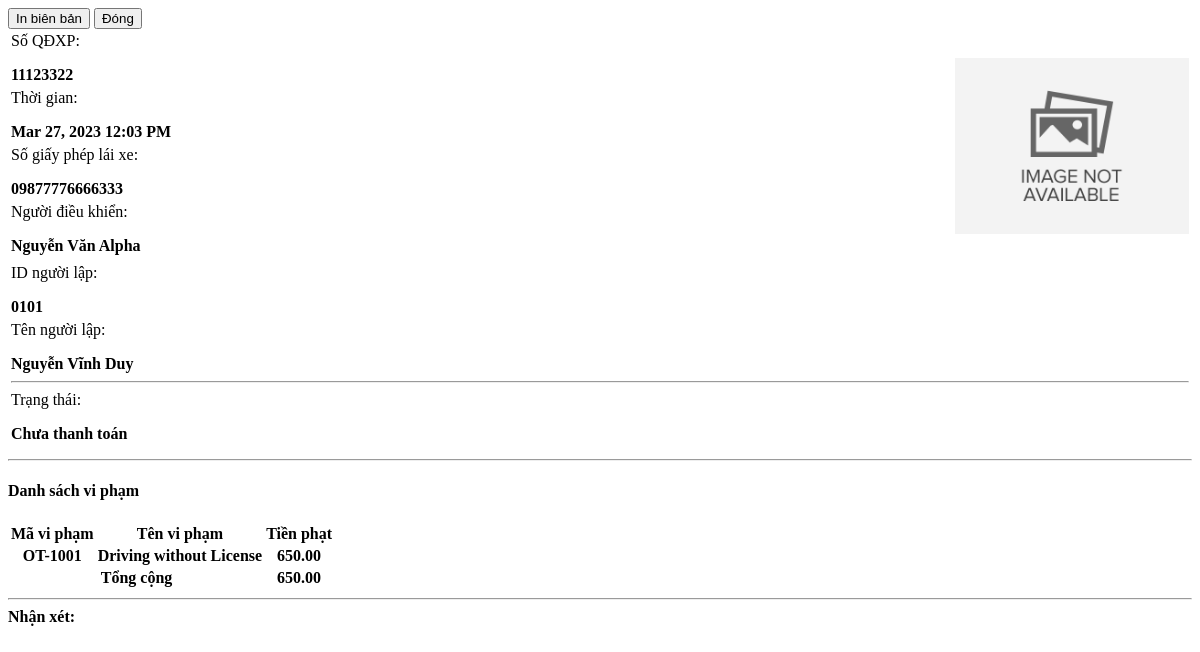
The page /admin/violations/view_details.php?id=4 on the database as committed earlier.
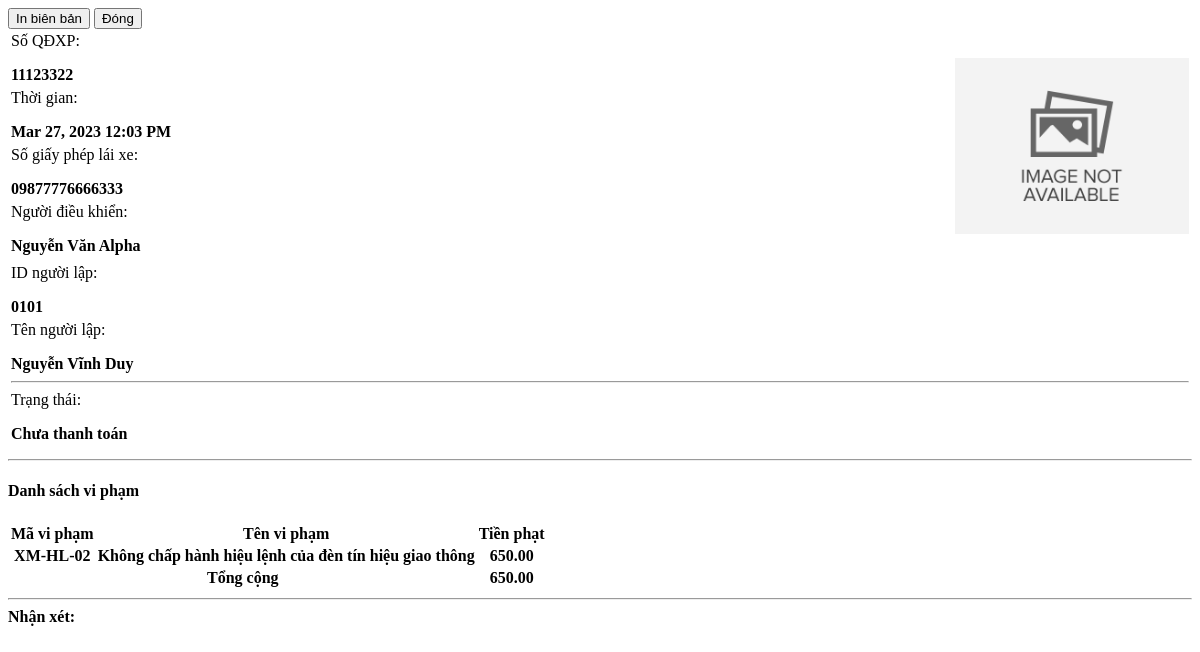
The same page on the database as committed later.
### tables this page shows
CREATE TABLE `violation_items` (
  `driver_violation_id` int(30) NOT NULL,
  `violation_id` int(30) DEFAULT NULL,
  `fine` float NOT NULL,
  `status` tinyint(1) NOT NULL DEFAULT 0 COMMENT '0=pending, 1=paid',
  `date_created` datetime NOT NULL DEFAULT current_timestamp()
);

CREATE TABLE `violations` (
  `id` int(30) NOT NULL,
  `code` varchar(50) NOT NULL,
  `name` text NOT NULL,
  `description` text NOT NULL,
  `fine` float NOT NULL,
  `status` tinyint(4) NOT NULL DEFAULT 1 COMMENT '0=Inactive, 1=Active',
  `date_created` datetime NOT NULL DEFAULT current_timestamp(),
  `date_updated` datetime DEFAULT NULL ON UPDATE current_timestamp()
);

### classes/DBConnection.php (called while the page is built, shortened)
<?php
class DBConnection{
    private $host = DB_SERVER;
    private $username = DB_USERNAME;
    private $password = DB_PASSWORD;
    private $database = DB_NAME;
    public $conn;
    public function __construct(){
        if (!isset($this->conn)) {
            $this->conn = new mysqli($this->host, $this->username, $this->password, $this->database);
        }
    }
}
?>

### classes/SystemSettings.php (called while the page is built, shortened)
<?php
class SystemSettings extends DBConnection{
	function info($field=''){
		if(!empty($field)){
			if(isset($_SESSION['system_info'][$field]))
				return $_SESSION['system_info'][$field];
			else
				return false;
		}else{
			return false;
		}
	}
}
$_settings = new SystemSettings();
?>

### config.php (called while the page is built, shortened)
<?php
require_once('classes/DBConnection.php');
require_once('classes/SystemSettings.php');
function validate_image($file){
	if(!empty($file)){
		if(is_file(base_app.$file)){
			return base_url.$file;
		}else{
			return base_url.'dist/img/no-image-available.png';
		}
	}else{
		return base_url.'dist/img/no-image-available.png';
	}
}
?>

### admin/violations/view_details.php (the view, shortened to what this page needs)
<?php
require_once('../../config.php');
if(isset($_GET['id']) && $_GET['id'] > 0){
    $qry2 = $conn->query("SELECT i.*,o.code,o.name from `violation_items` i inner join `violations` o on i.violation_id = o.id where i.driver_violation_id = '{$_GET['id']}' ");
    $violation_arr = array();
	if($qry2->num_rows > 0){
        while($row = $qry2->fetch_assoc()){
            $violation_arr[]=$row;
        }
    }
}
?>
<div class="container-fluid">
    <div class="w-100 d-flex justify-content-end mb-2">
        <button class="btn btn-flat btn-sm btn-default bg-lightblue" type="button" id="print"><i class="fa fa-print"></i> In biên bản</button>
        <button class="btn btn-flat btn-sm btn-default bg-black" data-dismiss="modal"><i class="fa fa-times"></i> Đóng</button>
    </div>
    <div class="border border-dark px-2 py-2" id="print_out">
        <table class="table boder-0">
            <tr class='boder-0'>
                <td width="80%" class='boder-0 align-bottom'>
                    <div class="row">
                        <div class="col-12">
                            <div class="row justify-content-between  w-max-100">
                                <div class="col-6 d-flex w-max-100">
                                    <label class="float-left w-auto whitespace-nowrap">Số QĐXP: </label>
                                    <p class="col-md-auto border-bottom px-2 border-dark w-100"><b><?php echo $ticket_no ?></b></p>
                                </div>
                                <div class="col-6 d-flex w-max-100">
                                    <label class="float-left w-auto whitespace-nowrap">Thời gian: </label>
                                    <p class="col-md-auto border-bottom px-2 border-dark w-100"><b><?php echo date("M d, Y h:i A",strtotime($date_created)) ?></b></p>
                                </div>
                            </div>
                            <div class="d-flex w-max-100">
                                <label class="float-left w-auto whitespace-nowrap">Số giấy phép lái xe:</label>
                                <p class="col-md-auto border-bottom border-dark w-100"><b><?php echo $license_id_no ?></b></p>
                            </div>
                            <div class="d-flex w-max-100">
                                <label class="float-left w-auto whitespace-nowrap">Người điều khiển:</label>
                                <p class="col-md-auto border-bottom border-dark w-100"><b><?php echo $driver ?></b></p>
                            </div>
                        </div>
                    </div>
                </td>
                <td width="20%" class="border-3 border-dark">
                    <div class="w-100 d-flex align-items-center justify-content-center">
                        <img src="<?php echo validate_image($_settings->info('logo')) ?>" alt="<?php $_settings->info('short_name') ?>" class="img-thumnail" id="cimg">
                    </div>
                </td>
            </tr>
            <tr>
                <td colspan='2'>
                    <div class="d-flex w-max-100">
                        <label class="float-left w-auto whitespace-nowrap">ID người lập:</label>
                        <p class="col-md-auto border-bottom border-dark w-100"><b><?php echo $officer_id ?></b></p>
                    </div>
                    <div class="d-flex w-max-100">
                        <label class="float-left w-auto whitespace-nowrap">Tên người lập:</label>
                        <p class="col-md-auto border-bottom border-dark w-100"><b><?php echo $officer_name ?></b></p>
                    </div>
                    <hr>
                    <div class="d-flex w-max-100">
                        <label class="float-left w-auto whitespace-nowrap">Trạng thái:</label>
                        <p class=" border-bottom border-dark px-4"><b><?php echo ($status == 1) ? "Đã thanh toán" : "Chưa thanh toán" ?></b></p>
                    </div>
                </td>
            </tr>
        </table>
        <hr class='bg-dark border-dark'>
        <h4 class="text-center"><b>Danh sách vi phạm</b></h4>
        <table class='table table-stripped px-4'>
            <thead>
                <tr>
                    <th>Mã vi phạm</th>
                    <th>Tên vi phạm</th>
                    <th class="text-right">Tiền phạt</th>
                </tr>
            </thead>
            <tbody>
                <?php
                foreach($violation_arr as $row):
                ?>
                <tr>
                    <th><?php echo $row['code'] ?></th>
                    <th><?php echo $row['name'] ?></th>
                    <th class='text-right'><?php echo number_format($row['fine'],2) ?></th>
                </tr>
                <?php endforeach; ?>
            </tbody>
            <tfoot>
                <tr>
                    <th class='text-center' colspan="2">Tổng cộng</th>
                    <th class="text-right"><?php echo number_format($total_amount,2) ?></th>
                </tr>
            </tfoot>
        </table>
        <hr class="bg-dark border-dark">
        <b>Nhận xét:</b>
    </div>
</div>

### admin/violations/view_details.php (style rules this page uses)
img#cimg { height: 100%; width: 100%; object-fit: scale-down; object-position: center center; }
p,label { margin-bottom:5px; }

Rows that differ between the two databases and show on the page:
changed through a linked row, violation_items: violation.code "OT-1001" → "XM-HL-02"; violation.name "Driving without License" → "Không chấp hành hiệu lệnh của đèn tín hiệu giao thông"
